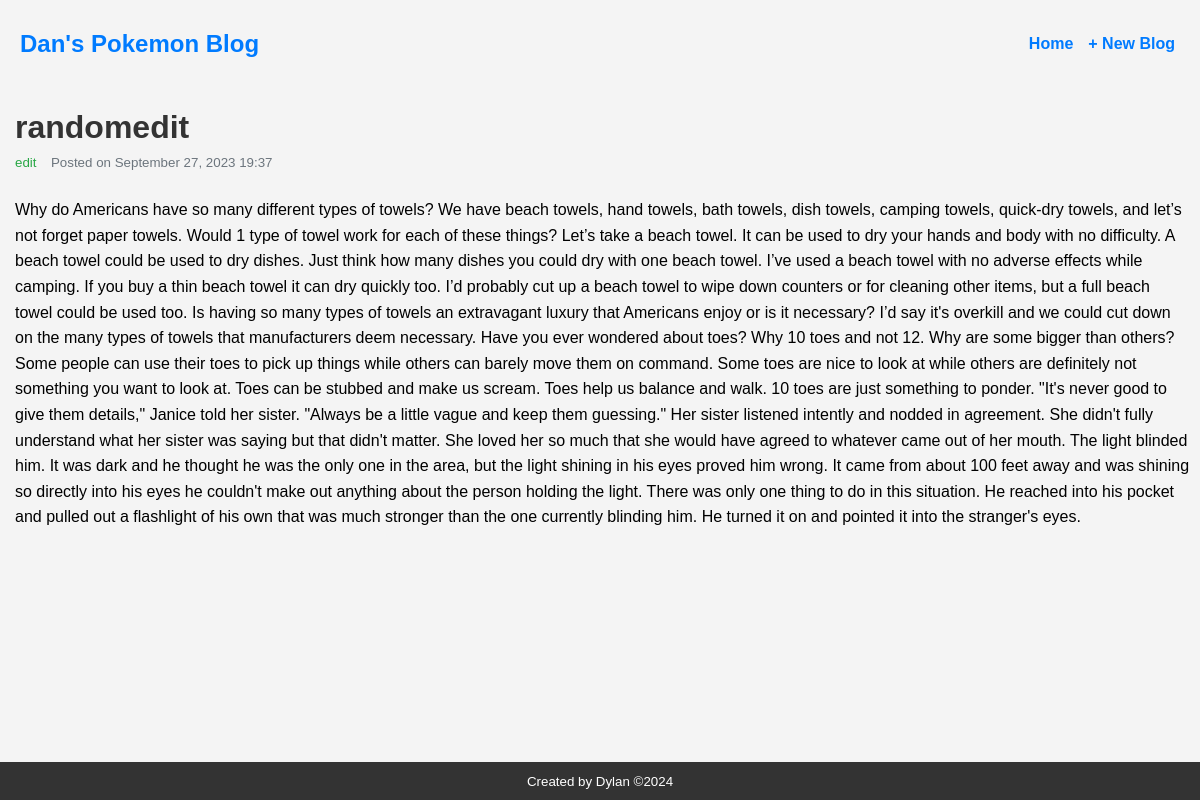
Screenshot of /show.php?id=9 with the database file from the repository.
### tables this page shows
CREATE TABLE `blog` (
  `id` int NOT NULL,
  `title` varchar(250) NOT NULL,
  `content` text NOT NULL,
  `date_posted` timestamp NOT NULL DEFAULT CURRENT_TIMESTAMP
);

### show.php (the view, shortened to what this page needs)
<?php
require('connect.php');
if(isset($_GET['id']))
{
    $id = filter_input(INPUT_GET, 'id', FILTER_SANITIZE_NUMBER_INT);
    $query = "SELECT * FROM blog WHERE id = :id";
    $statement = $db->prepare($query);
    $statement->bindValue(':id', $id, PDO::PARAM_INT);
    $statement->execute();
    $blog = $statement->fetch();
}
else
{
    $id = false;
}
?>
<!DOCTYPE html>
<html lang="en">
<head>
    <link rel="stylesheet" href="main.css">
</head>
<body>
    <?php include('nav.php'); ?>
    <main class="container_show">
        <?php if($id): ?>
            <h1 class="blog-post-title"><?=$blog['title']?></h1>
            <small><a href="edit.php?id=<?=$blog['id']?>" class="blog-post-edit">edit</a></small>
            <small class="blog-post-date">
            Posted on <time datetime="<?=$blog['date_posted']?>"><?=date_format(date_create($blog['date_posted']), 'F j, Y G:i') ?><time>&ensp;</small> <br>
        <p class="blog-post-content">
            <?=$blog['content']?>
        </p>
        <?php else: ?>
            <p>No blog selected.</p>
        <?php endif ?>
    </main>
    <?php include('footer.php'); ?>
</body>
</html>

### main.css (style rules this page uses)
body { font-family: 'Arial', sans-serif; margin: 0; padding: 0; background-color: #f4f4f4; }
h1, h2, h3 { color: #333; }
a { color: #007BFF; text-decoration: none; }
.blog-post-title { margin-bottom: 5px; }
.blog-post-edit { color: #28a745; margin-right: 10px; }
.blog-post-date { color: #6c757d; }
.blog-post-content { line-height: 1.5; }
.container_show { list-style: none; margin: 0; padding: 0px 10px 0px 15px; display: block; }
.blog-post-title { color: #333; padding-bottom: 2px; }
.blog-post-content { line-height: 1.6; padding-top: 10px; }

### rows the page displays
blog: title "randomedit", date_posted "September 27, 2023 19:37", content "Why do Americans have so many different types of towels? We have beach towels, hand towels, bath towels, dish towels, camping towels, quick-dry towels, and let’s not forget paper towels. Would 1 type of towel work for each of these things? Let’s take a beach towel. It can be used to dry your hands and body with no difficulty. A beach towel could be used to dry dishes. Just think how many dishes you could dry with one beach towel. I’ve used a beach towel with no adverse effects while camping. If you buy a thin beach towel it can dry quickly too. I’d probably cut up a beach towel to wipe down counters or for cleaning other items, but a full beach towel could be used too. Is having so many…"
